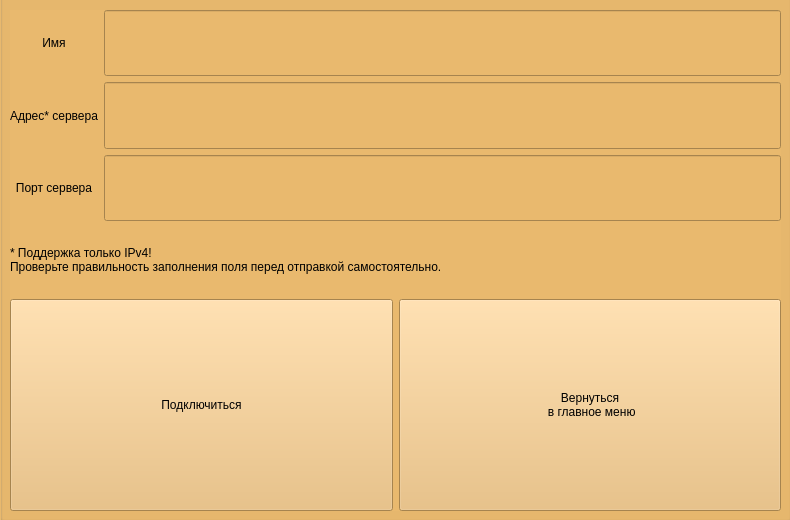
<?xml version="1.0" encoding="UTF-8"?>
<ui version="4.0">
 <class>MakeClient</class>
 <widget class="QWidget" name="MakeClient">
  <property name="geometry">
   <rect>
    <x>0</x>
    <y>0</y>
    <width>790</width>
    <height>520</height>
   </rect>
  </property>
  <property name="sizePolicy">
   <sizepolicy hsizetype="Maximum" vsizetype="Maximum">
    <horstretch>0</horstretch>
    <verstretch>0</verstretch>
   </sizepolicy>
  </property>
  <property name="minimumSize">
   <size>
    <width>790</width>
    <height>520</height>
   </size>
  </property>
  <property name="maximumSize">
   <size>
    <width>790</width>
    <height>520</height>
   </size>
  </property>
  <property name="focusPolicy">
   <enum>Qt::NoFocus</enum>
  </property>
  <property name="windowTitle">
   <string>Подключение  к серверу</string>
  </property>
  <property name="styleSheet">
   <string notr="true"/>
  </property>
  <widget class="QGroupBox" name="groupBox_clientAuth">
   <property name="geometry">
    <rect>
     <x>0</x>
     <y>-10</y>
     <width>791</width>
     <height>531</height>
    </rect>
   </property>
   <property name="sizePolicy">
    <sizepolicy hsizetype="MinimumExpanding" vsizetype="MinimumExpanding">
     <horstretch>0</horstretch>
     <verstretch>0</verstretch>
    </sizepolicy>
   </property>
   <property name="autoFillBackground">
    <bool>false</bool>
   </property>
   <property name="styleSheet">
    <string notr="true">border-color: rgb(143, 89, 2);
background-color: rgb(233, 185, 110);
gridline-color: rgb(193, 125, 17);
font: 18pt &quot;Ubuntu Condensed&quot;;
</string>
   </property>
   <property name="inputMethodHints">
    <set>Qt::ImhMultiLine</set>
   </property>
   <property name="title">
    <string/>
   </property>
   <widget class="QWidget" name="">
    <property name="geometry">
     <rect>
      <x>10</x>
      <y>20</y>
      <width>771</width>
      <height>501</height>
     </rect>
    </property>
    <layout class="QVBoxLayout" name="verticalLayout" stretch="4,3">
     <item>
      <layout class="QGridLayout" name="gridLayout">
       <property name="sizeConstraint">
        <enum>QLayout::SetDefaultConstraint</enum>
       </property>
       <item row="0" column="0">
        <widget class="QLabel" name="label_name">
         <property name="styleSheet">
          <string notr="true">font: 75 20pt &quot;Chilanka&quot;;</string>
         </property>
         <property name="text">
          <string>Имя</string>
         </property>
         <property name="alignment">
          <set>Qt::AlignCenter</set>
         </property>
        </widget>
       </item>
       <item row="0" column="1">
        <widget class="QLineEdit" name="input_name">
         <property name="sizePolicy">
          <sizepolicy hsizetype="Expanding" vsizetype="Preferred">
           <horstretch>0</horstretch>
           <verstretch>0</verstretch>
          </sizepolicy>
         </property>
         <property name="styleSheet">
          <string notr="true">font: 20pt &quot;Ubuntu Condensed&quot;;</string>
         </property>
         <property name="inputMethodHints">
          <set>Qt::ImhNone</set>
         </property>
         <property name="text">
          <string/>
         </property>
         <property name="alignment">
          <set>Qt::AlignCenter</set>
         </property>
        </widget>
       </item>
       <item row="1" column="1">
        <widget class="QLineEdit" name="input_serverAddres">
         <property name="sizePolicy">
          <sizepolicy hsizetype="Expanding" vsizetype="Preferred">
           <horstretch>0</horstretch>
           <verstretch>0</verstretch>
          </sizepolicy>
         </property>
         <property name="styleSheet">
          <string notr="true">font: 20pt &quot;Ubuntu Condensed&quot;;</string>
         </property>
         <property name="alignment">
          <set>Qt::AlignCenter</set>
         </property>
        </widget>
       </item>
       <item row="2" column="1">
        <widget class="QLineEdit" name="input_serverPort">
         <property name="sizePolicy">
          <sizepolicy hsizetype="Expanding" vsizetype="Preferred">
           <horstretch>0</horstretch>
           <verstretch>0</verstretch>
          </sizepolicy>
         </property>
         <property name="styleSheet">
          <string notr="true">font: 20pt &quot;Ubuntu Condensed&quot;;</string>
         </property>
         <property name="text">
          <string/>
         </property>
         <property name="alignment">
          <set>Qt::AlignCenter</set>
         </property>
        </widget>
       </item>
       <item row="1" column="0">
        <widget class="QLabel" name="label_serverAddress">
         <property name="styleSheet">
          <string notr="true">font: 75 20pt &quot;Chilanka&quot;;</string>
         </property>
         <property name="text">
          <string>Адрес* сервера</string>
         </property>
         <property name="alignment">
          <set>Qt::AlignCenter</set>
         </property>
        </widget>
       </item>
       <item row="2" column="0">
        <widget class="QLabel" name="label_portAddress">
         <property name="styleSheet">
          <string notr="true">font: 75 20pt &quot;Chilanka&quot;;</string>
         </property>
         <property name="text">
          <string>Порт сервера</string>
         </property>
         <property name="alignment">
          <set>Qt::AlignCenter</set>
         </property>
        </widget>
       </item>
       <item row="3" column="0" colspan="2">
        <widget class="QLabel" name="label_note">
         <property name="styleSheet">
          <string notr="true">font: 14pt &quot;Ubuntu Condensed&quot;;
font: 75 12pt &quot;Chilanka&quot;;</string>
         </property>
         <property name="text">
          <string>* Поддержка только IPv4! 
Проверьте правильность заполнения поля перед отправкой самостоятельно.</string>
         </property>
        </widget>
       </item>
      </layout>
     </item>
     <item>
      <layout class="QHBoxLayout" name="horizontalLayout">
       <item>
        <widget class="QPushButton" name="btn_connectToServer">
         <property name="sizePolicy">
          <sizepolicy hsizetype="Expanding" vsizetype="Expanding">
           <horstretch>0</horstretch>
           <verstretch>0</verstretch>
          </sizepolicy>
         </property>
         <property name="styleSheet">
          <string notr="true">font: 20pt &quot;Ubuntu Condensed&quot;;</string>
         </property>
         <property name="text">
          <string>Подключиться</string>
         </property>
        </widget>
       </item>
       <item>
        <widget class="QPushButton" name="btn_returnToMenu">
         <property name="sizePolicy">
          <sizepolicy hsizetype="Expanding" vsizetype="Expanding">
           <horstretch>0</horstretch>
           <verstretch>0</verstretch>
          </sizepolicy>
         </property>
         <property name="mouseTracking">
          <bool>false</bool>
         </property>
         <property name="styleSheet">
          <string notr="true">font: 20pt &quot;Ubuntu Condensed&quot;;
</string>
         </property>
         <property name="text">
          <string>Вернуться
 в главное меню</string>
         </property>
        </widget>
       </item>
      </layout>
     </item>
    </layout>
   </widget>
   <zorder>btn_connectToServer</zorder>
   <zorder>input_serverAddres</zorder>
   <zorder>input_serverPort</zorder>
   <zorder>input_name</zorder>
   <zorder>btn_returnToMenu</zorder>
  </widget>
 </widget>
 <resources/>
 <connections/>
</ui>
